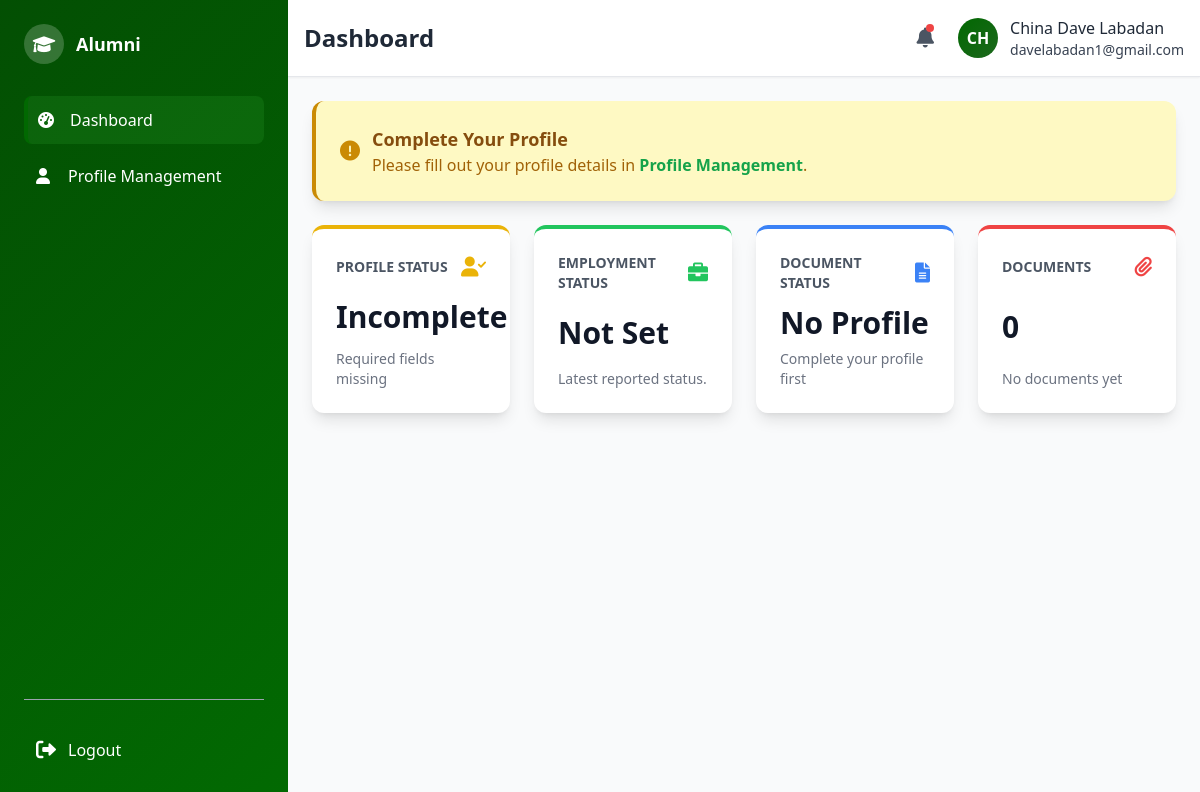
Page /alumni/alumni_dashboard.php (signed in) on the committed database.
### tables this page shows
CREATE TABLE `users` (
  `user_id` int(11) NOT NULL,
  `email` varchar(100) NOT NULL,
  `password` varchar(200) NOT NULL,
  `role` enum('admin','alumni') NOT NULL,
  `name` varchar(150) NOT NULL,
  `created_at` timestamp NOT NULL DEFAULT current_timestamp()
);

### alumni/alumni_format.php (the view, shortened to what this page needs)
<?php
include("../connect.php");
$user_id = $_SESSION["user_id"];
$stmt = $conn->prepare("
    SELECT ap.first_name, ap.last_name, u.email, u.name as user_name
    FROM users u
    LEFT JOIN alumni_profile ap ON u.user_id = ap.user_id
    WHERE u.user_id = ?
");
$stmt->bind_param("i", $user_id);
$stmt->execute();
$result = $stmt->get_result();
$profile = $result->fetch_assoc() ?: [];
$full_name = 'Alumni';
if (!empty($profile)) {
    if (!empty($profile['first_name']) || !empty($profile['last_name'])) {
        $full_name = trim(
            ($profile['first_name'] ?? '') . ' ' .
            ($profile['last_name'] ?? '')
        );
    } elseif (!empty($profile['user_name'])) {
        $full_name = $profile['user_name'];
    }
}
$page_title = $page_title ?? "Alumni Page";
?>
<!DOCTYPE html>
<html lang="en">
<head>
    <script src="https://cdn.tailwindcss.com"></script>
    <link href="https://cdnjs.cloudflare.com/ajax/libs/font-awesome/6.0.0/css/all.min.css" rel="stylesheet">
    <link rel="stylesheet" href="alumni_format.css">
</head>
<body class="bg-gray-50 min-h-screen flex">
    <aside class="w-72 gradient-bg text-white flex-shrink-0">
        <div class="sidebar-wrapper flex flex-col justify-between">
            <div class="p-6">
                <div class="flex items-center space-x-3 mb-8">
                    <div class="w-10 h-10 rounded-full bg-white bg-opacity-20 flex items-center justify-center">
                        <i class="fas fa-graduation-cap text-lg" aria-hidden="true"></i>
                    </div>
                    <h2 class="font-bold text-lg">Alumni</h2>
                </div>
                <nav class="space-y-2">
                    <a href="alumni_dashboard.php"
                       class="sidebar-item <?php echo ($active_page ?? '') === 'dashboard' ? 'active' : ''; ?>
                              flex items-center space-x-3 p-3 rounded-lg">
                        <i class="fas fa-tachometer-alt w-5" aria-hidden="true"></i>
                        <span>Dashboard</span>
                    </a>
                    <a href="alumni_profile.php"
                       class="sidebar-item <?php echo ($active_page ?? '') === 'profile' ? 'active' : ''; ?>
                              flex items-center space-x-3 p-3 rounded-lg">
                        <i class="fas fa-user w-5" aria-hidden="true"></i>
                        <span>Profile Management</span>
                    </a>
                </nav>
            </div>
            <div class="p-6">
                <hr class="border-gray-400 my-6">
                <a href="../login/logout.php"
                   class="flex items-center space-x-3 text-white hover:text-red-500 p-3 rounded-lg">
                    <i class="fas fa-sign-out-alt text-xl" aria-hidden="true"></i>
                    <span>Logout</span>
                </a>
            </div>
        </div>
    </aside>
    <div class="flex-1 flex flex-col">
        <header class="bg-white shadow-sm border-b p-4">
            <div class="flex items-center justify-between">
                <h1 class="text-2xl font-bold text-gray-800"><?php echo htmlspecialchars($page_title); ?></h1>
                <div class="flex items-center space-x-6">
                    <div class="relative">
                        <button id="notificationBtn"
                                class="relative text-gray-600 hover:text-blue-600 flex items-center">
                            <i class="fas fa-bell text-xl"></i>
                            <span class="absolute top-0 right-0 w-2 h-2 bg-red-500 rounded-full"></span>
                        </button>
                    </div>
                    <div class="flex items-center space-x-3">
                        <div class="profile-avatar w-10 h-10 rounded-full flex items-center justify-center text-white font-bold overflow-hidden">
                            <?php
                            $stmt = $conn->prepare("SELECT ap.photo_path, u.name, u.email FROM users u LEFT JOIN alumni_profile ap ON u.user_id = ap.user_id WHERE u.user_id = ?");
                            $stmt->bind_param("i", $user_id);
                            $stmt->execute();
                            $result = $stmt->get_result();
                            $initials = 'AL';
                            $user_email = '';
                            $photo_path = null;
                            if ($row = $result->fetch_assoc()) {
                                $initials = strtoupper(substr(trim($row['name'] ?: 'Alumni'), 0, 2));
                                $user_email = $row['email'];
                                $photo_path = $row['photo_path'];
                            }
                            if ($photo_path && file_exists("../" . $photo_path)) {
                                echo '<img src="../' . htmlspecialchars($photo_path) . '" alt="Profile" class="w-full h-full object-cover">';
                            } else {
                                echo htmlspecialchars($initials);
                            }
                            ?>
                        </div>
                        <div class="hidden md:block">
                            <p class="font-medium text-gray-800"><?php echo htmlspecialchars($full_name); ?></p>
                            <p class="font-medium text-gray-700 text-sm"><?php echo htmlspecialchars($user_email); ?></p>
                        </div>
                    </div>
                </div>
            </div>
        </header>
        <main class="flex-1 p-6 overflow-auto">
            <?php echo $page_content ?? ''; ?>
</body>
</html>

### alumni/alumni_format.css (style rules this page uses)
:root { --primary-green: #034f03; --forest-green: #026a02; --lime-green: #016801; --sea-green: #1d681d; --light-bg: #06690e; --dark-text: #1C1C1C; }
.gradient-bg { background: linear-gradient(135deg, var(--primary-green) 0%, var(--forest-green) 100%); }
.sidebar-item { transition: all 0.3s ease; color: #fff; padding-left: 14px; }
.sidebar-item.active { background: rgba(34, 139, 34, 0.3); border-left: 4px solid var(--lime-green); padding-left: 10px; }
.profile-avatar { background: linear-gradient(135deg, var(--lime-green) 0%, var(--sea-green) 100%); }
.sidebar-wrapper { height: 100vh; overflow-y: auto; position: sticky; top: 0; }
.hidden { display: none; }

### rows in the picture
users: name "CH", name "China Dave Labadan", email "davelabadan1@gmail.com"

### other values in the picture
$page_title "Dashboard"
$profile['employment_status'] "Not Set"
$document['submission_status'] "No Profile"
$document['message'] "Complete your profile first"
$document['document_count'] "0"
